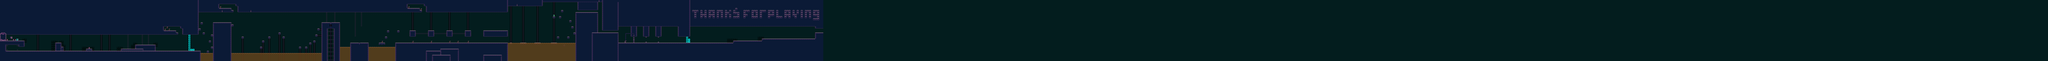

Below is a game level as drawn by its tile map, then a one-line description and the .tmx that defines it (tile-layer data replaced by summaries):
An orthogonal 1000x30 tile map with 16x16 px tiles, 4 tile layers (behind, entity, infront, cables).

<map version="1.0" tiledversion="1.0.2" orientation="orthogonal" renderorder="right-down" width="1000" height="30" tilewidth="16" tileheight="16" nextobjectid="1">
 <tileset firstgid="1" source="default.tsx" />
 <layer name="behind" width="1000" height="30">
  <data>[30000 cells, 30000 non-empty, 24 distinct tile ids]</data>
 </layer>
 <layer name="entity" width="1000" height="30">
  <data>[30000 cells, 34 non-empty, 11 distinct tile ids]</data>
 </layer>
 <layer name="infront" width="1000" height="30">
  <data>[30000 cells, 1510 non-empty, 26 distinct tile ids]</data>
 </layer>
 <layer name="cables" width="1000" height="30">
  <data>[30000 cells, 16 non-empty, 10 distinct tile ids]</data>
 </layer>
</map>
